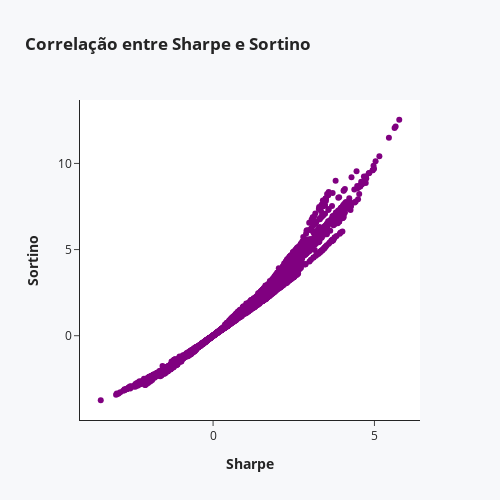

The notebook cell saved with this chart:
### Markdown cell above
### Vizualização da correlação entre os índices

### Code cell
fig_corr = go.Figure()

fig_corr.add_trace({'type':'scatter',
                   'x': sharpe,
                   'y':sortino,
                   'mode':'markers',
                   'line':{'color':'purple'}})

fig_corr.update_layout(template='simple_white', paper_bgcolor="#f7f8fa",
                       title='<b>Correlação entre Sharpe e Sortino',
                        xaxis_title='<b>Sharpe', yaxis_title='<b>Sortino',
                        width=500, height=500)

### Figure 1 — Plotly figure (JSON) as saved in the notebook; plotly's stock layout.template omitted (floating-point values rounded to 4 significant figures; data arrays with more than 128 entries replaced by an {"elided": "..."} marker saying what was removed)
{"data": [{"line": {"color": "purple"}, "mode": "markers", "type": "scatter", "x": {"elided": "3462 float values"}, "y": {"elided": "3462 float values"}}], "layout": {"height": 500, "paper_bgcolor": "#f7f8fa", "title": {"text": "<b>Correlação entre Sharpe e Sortino"}, "width": 500, "xaxis": {"title": {"text": "<b>Sharpe"}}, "yaxis": {"title": {"text": "<b>Sortino"}}}}
